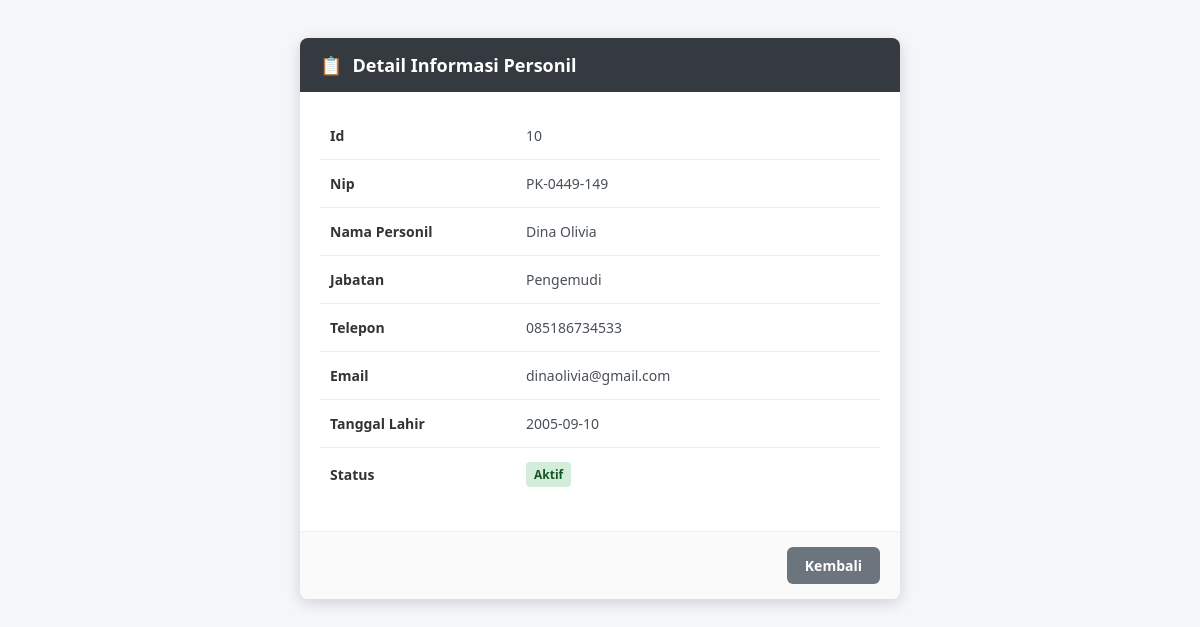
Page /pages/melani/detail.php?menu=tbl_daftar&id=10 on the committed database.
### tables this page shows
CREATE TABLE `tbl_daftar` (
  `id` int NOT NULL,
  `nip` varchar(20) NOT NULL,
  `nama_personil` varchar(100) NOT NULL,
  `jabatan` varchar(50) NOT NULL,
  `telepon` varchar(20) NOT NULL,
  `email` varchar(50) NOT NULL,
  `tanggal_lahir` date NOT NULL,
  `status` varchar(20) NOT NULL
);

### pages/melani/detail.php (the view, shortened to what this page needs)
<?php
require_once __DIR__ . '/../../config/koneksi.php';
$menu = $_GET['menu'] ?? '';
$id   = intval($_GET['id'] ?? 0);
$result = mysqli_query($conn, "SELECT * FROM `$menu` WHERE id = $id");
$data = mysqli_fetch_assoc($result);
$nama_tampilan = ($menu === 'tbl_daftar') ? 'Personil' : ucfirst(str_replace('_', ' ', $menu));
?>
<!DOCTYPE html>
<html lang="id">
<head>
</head>
<body>
<div class="modal-box">
    <div class="modal-header">
        <span>📋</span> Detail Informasi <?= $nama_tampilan; ?>
    </div>
    <div class="modal-body">
        <table class="detail-table">
            <?php foreach ($data as $kolom => $nilai) : ?>
                <tr>
                    <td class="label"><?= str_replace('_', ' ', $kolom); ?></td>
                    <td>
                        <?php
                        if (strpos($kolom, 'status') !== false) {
                            $nilai_bersih = strtolower(trim($nilai));
                            if ($nilai_bersih === 'aktif' || $nilai_bersih === '1') {
                                echo "<span class='badge badge-aktif'>Aktif</span>";
                            } else {
                                echo "<span class='badge badge-non'>Non-Aktif</span>";
                            }
                        } else {
                            echo htmlspecialchars($nilai);
                        }
                        ?>
                    </td>
                </tr>
            <?php endforeach; ?>
        </table>
    </div>
    <div class="modal-footer">
        <a href="#" onclick="window.history.back(); return false;" class="btn-back">Kembali</a>
    </div>
</div>
</body>
</html>

### pages/melani/detail.php (style rules this page uses)
body { font-family: 'Segoe UI', Tahoma, Geneva, Verdana, sans-serif; background-color: #f4f6f9; padding: 30px; display: flex; justify-content: center; }
.modal-box { width: 100%; max-width: 600px; background: #ffffff; border-radius: 8px; box-shadow: 0 4px 15px rgba(0,0,0,0.15); overflow: hidden; }
.modal-header { background: #343a40; color: white; padding: 15px 20px; font-size: 18px; font-weight: bold; display: flex; align-items: center; }
.modal-header span { margin-right: 10px; }
.modal-body { padding: 20px; }
.detail-table { width: 100%; border-collapse: collapse; margin-bottom: 10px; }
.detail-table tr { border-bottom: 1px solid #eceeef; }
.detail-table tr:last-child { border-bottom: none; }
.detail-table td { padding: 14px 10px; font-size: 14px; color: #495057; }
.detail-table td.label { font-weight: 600; color: #333333; text-transform: capitalize; width: 35%; }
.badge { display: inline-block; padding: 4px 8px; border-radius: 4px; font-size: 12px; font-weight: bold; }
.badge-aktif { background-color: #d4edda; color: #155724; }
.modal-footer { display: flex; justify-content: flex-end; padding: 15px 20px; background-color: #fafafa; border-top: 1px solid #eceeef; }
.btn-back { padding: 9px 18px; background-color: #6c757d; color: #ffffff; border-radius: 6px; font-size: 14px; font-weight: 600; text-decoration: none; transition: background 0.2s; }

### rows in the picture
tbl_daftar: id "10", nip "PK-0449-149", nama_personil "Dina Olivia", jabatan "Pengemudi", telepon "085186734533", email "dinaolivia@gmail.com", tanggal_lahir "2005-09-10"

### other values in the picture
$nama_tampilan "Personil"
str_replace('_', ' ', $kolom) "Id"
str_replace('_', ' ', $kolom) "Nip"
str_replace('_', ' ', $kolom) "Nama Personil"
str_replace('_', ' ', $kolom) "Jabatan"
str_replace('_', ' ', $kolom) "Telepon"
str_replace('_', ' ', $kolom) "Email"
str_replace('_', ' ', $kolom) "Tanggal Lahir"
str_replace('_', ' ', $kolom) "Status"
